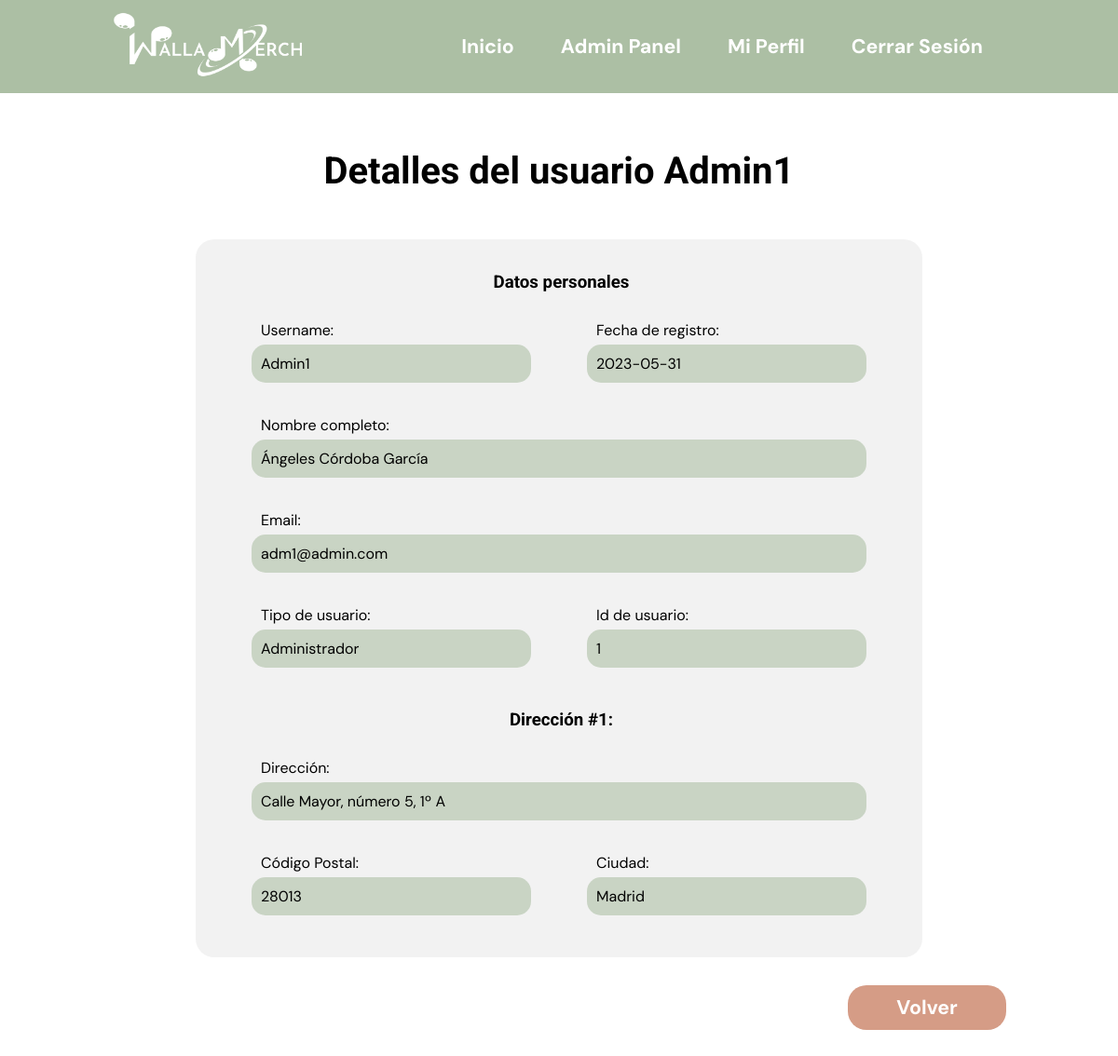
Page /php/admin/usuarios/detalles_usuario.php?id_usuario=1 (signed in) on the committed database.
### tables this page shows
create table if not exists usuario(
	id_usuario int auto_increment,
    username varchar(100) unique not null,
    email varchar(100) unique not null,
    pass varchar(100) not null,
    tipo_usuario int not null,
    nombre varchar(100),
    apellido1 varchar(100),
    apellido2 varchar(100),
    fechaRegistro date DEFAULT current_timestamp(),
    PRIMARY KEY (id_usuario)
);

create table if not exists direccion(
	id_direccion int auto_increment,
    id_usuario int not null,
    calle varchar(255),
    numero int,
    piso int,
    letra varchar(10) ,
    codigoPostal int not null,
    ciudad varchar(255) not null,
    PRIMARY KEY (id_direccion),
    FOREIGN KEY (id_usuario) REFERENCES usuario(id_usuario) ON DELETE CASCADE
);

### database/users-db.php (called while the page is built, shortened)
<?php
	function verUsuario($id_usuario){
			$query = "SELECT * FROM usuario
								WHERE id_usuario=?";
			$stmt = mysqli_prepare($GLOBALS["con"], $query);
			mysqli_stmt_bind_param($stmt, "i", $id_usuario);
			mysqli_stmt_execute($stmt);
			$result = mysqli_stmt_get_result($stmt);;
			$usuario = mysqli_fetch_array($result);
			return $usuario;
	}
	function verDireccion($id_usuario){
			$query = "SELECT *
								FROM direccion
								WHERE id_usuario=?";
			$stmt = mysqli_prepare($GLOBALS["con"], $query);
			mysqli_stmt_bind_param($stmt, "i", $id_usuario);
			mysqli_stmt_execute($stmt);
			$result = mysqli_stmt_get_result($stmt);
			$direcciones = array();
			while($row = mysqli_fetch_array($result)){
				$direcciones[] = $row;
			}
			return $direcciones;
	}
?>

### vistas/admin-panel/usuarios/admin-panel-usuarios-detalles.php (the view, shortened to what this page needs)
<!DOCTYPE html>
<html lang="en">
<head>
    <link rel="stylesheet" href="../../../styles/log-in.css" />
    <link rel="stylesheet" href="../../../styles/navbar.css" />
    <link rel="stylesheet" href="../../../styles/admin-panel.css" />
</head>
<body>
    <?php
        require_once ("../../../vistas/navbar.php");
    ?>
    <main>
        <div class="main">
        <div class="user-main">
            <h1 class="tittle-h1">Detalles del usuario <?php echo $currentUser['username'];?></h1>
        </div>
        <div class="admin-form-div">
            <form action= "./crear_producto2.php" method='post' class="admin-form">
                <div class="form-column">
                    <h3>Datos personales</h3>
                </div>
                <div class="form-column">
                    <div class="formSection">
                        <label>Username: </label>
                        <p class="productDetail"><?php echo $currentUser['username'];?></p>
                    </div>
                    <div class="formSection">
                        <label>Fecha de registro:</label>
                        <p class="productDetail"><?php echo $currentUser['fechaRegistro'];?></p>
                    </div>
                </div>
                <div class="form-column">
                    <div class="formSection-full">
                        <label>Nombre completo:</label>
                        <p class="productDetail-full"><?php
                            if (isset($currentUser['nombre'])){
                                echo $currentUser['nombre'];
                            }
                            if (isset($currentUser['apellido1'])){
                                echo $currentUser['apellido1'];
                            }
                            if (isset($currentUser['apellido2'])){
                                echo $currentUser['apellido2'];
                            }
                            ?></p>
                    </div>
                </div>
                <div class="form-column">
                    <div class="formSection-full">
                        <label>Email:</label>
                        <p class="productDetail-full">
                            <?php echo $currentUser['email'];?>
                        </p>
                    </div>
                </div>
                <div class="form-column">
                    <div class="formSection">
                        <label>Tipo de usuario:</label>
                        <p class="productDetail">
                            <?php
                                switch($currentUser['tipo_usuario']){
                                    case 0:
                                        echo 'Administrador';
                                        break;
                                    }
                            ?>
                        </p>
                    </div>
                    <div class="formSection">
                        <label>Id de usuario:</label>
                        <p class="productDetail">
                            <?php echo $currentUser['id_usuario'];?>
                        </p>
                    </div>
                </div>
                <?php
                    $n = 1;
                    foreach($currentUserAddress as $address) { ?>
                    <div class="form-column">
                <h3 style="padding-top: 30px;">Dirección #<?php echo $n?>:</h3>
                </div>
                <div class="form-column">
                    <div class="formSection-full">
                        <label>Dirección:</label>
                        <p class="productDetail-full"><?php
                            if (isset($address['calle'])){
                                echo $address['calle'];
                            }
                            echo ', número ';
                            if (isset($address['numero'])){
                                echo $address['numero'];
                            }
                            echo ',  ';
                            if (isset($address['piso'])){
                                echo $address['piso'];
                            }
                            echo 'º ';
                            if (isset($address['letra'])){
                                echo $address['letra'];
                            }
                            ?></p>
                    </div>
                </div>
                <div class="form-column">
                    <div class="formSection">
                        <label>Código Postal:</label>
                        <p class="productDetail">
                            <?php
                                if (isset($address['codigoPostal'])){
                                echo $address['codigoPostal'];
                            }
                            ?>
                        </p>
                    </div>
                    <div class="formSection">
                        <label>Ciudad:</label>
                        <p class="productDetail">
                            <?php
                                if (isset($address['ciudad'])){
                                echo $address['ciudad'];
                            }
                            ?>
                        </p>
                    </div>
                </div>
                <?php
                $n += 1;
                }
                ?>
            </form>
        </div>
        </div>
        <div class="div-button">
            <div class="admin-button">
                <a href='./admin-usuarios.php'>Volver</a>
            </div>
        </div>
    </main>
</body>
</html>

### styles/log-in.css (style rules this page uses)
h1 { font-family: "Roboto", sans-serif; font-size: 30pt; padding-bottom: 0px; margin-inline-start: 0px; margin-inline-end: 0px; font-weight: bold; }
.formSection { display: flex; flex-direction: column; margin: 15px 0px; }
.formSection label { padding: 5px 10px; }
.form-column { display: flex; flex-direction: row !important; flex-wrap: nowrap; }

### styles/navbar.css (style rules this page uses)
* { padding: 0; margin: 0; font-family: "DM Sans", sans-serif; }
h1, h2, h3, h4, h4, h6 { font-family: "Roboto", sans-serif; }
a { text-decoration: none; }
main { padding: 60px 10%; }

### styles/admin-panel.css (style rules this page uses)
.main { display: flex; flex-direction: column; justify-content: center; align-items: center; }
h1 { font-family: "Roboto", sans-serif; font-size: 30pt; padding-bottom: 0px; margin-inline-start: 0px; margin-inline-end: 0px; font-weight: bold; }
.user-main { display: flex; flex-wrap: nowrap; align-items: center; justify-content: space-between; margin: 0px 0px 50px 0px; }
.admin-form-div { background-color: #f2f2f2; border-radius: 20px; padding: 30px; margin-bottom: 30px; display: flex; align-items: center; justify-content: space-around; }
.admin-form { display: flex; flex-direction: column; align-items: center; justify-content: space-around; }
.admin-form h3 { padding: 5px 0px 10px 5px; }
.form-column { display: flex; flex-direction: row !important; flex-wrap: nowrap; }
.formSection { width: 300px; padding: 0px 30px; display: flex; flex-wrap: wrap; flex-direction: column; margin: 15px 0px; }
.formSection-full { width: 660px; padding: 0px 30px; display: flex; flex-direction: column; margin: 15px 0px; }
.admin-button { width: 150px; }
.formSection label, .formSection-full label { padding: 5px 10px; }
.div-button { display: flex; align-items: center; justify-content: flex-end; }
.admin-button { background-color: #d59c86; padding: 10px; border: none; border-radius: 20px; color: white; font-size: 16pt; font-weight: bold; text-decoration: none; color: white; text-align: center; }
.admin-button a { color: white; }
.productDetail { max-width: 290px; padding: 10px; border-radius: 15px; border: 0px; background-color: #acbfa493; }
.productDetail-full { padding: 10px; border-radius: 15px; border: 0px; background-color: #acbfa493; }

### rows in the picture
usuario: username "Admin1", fechaRegistro "2023-05-31", nombre "Ángeles", apellido1 "Córdoba", apellido2 "García", email "adm1@admin.com", id_usuario "1"
direccion: calle "Calle Mayor", numero "5", piso "1", letra "A", codigoPostal "28013", ciudad "Madrid"
